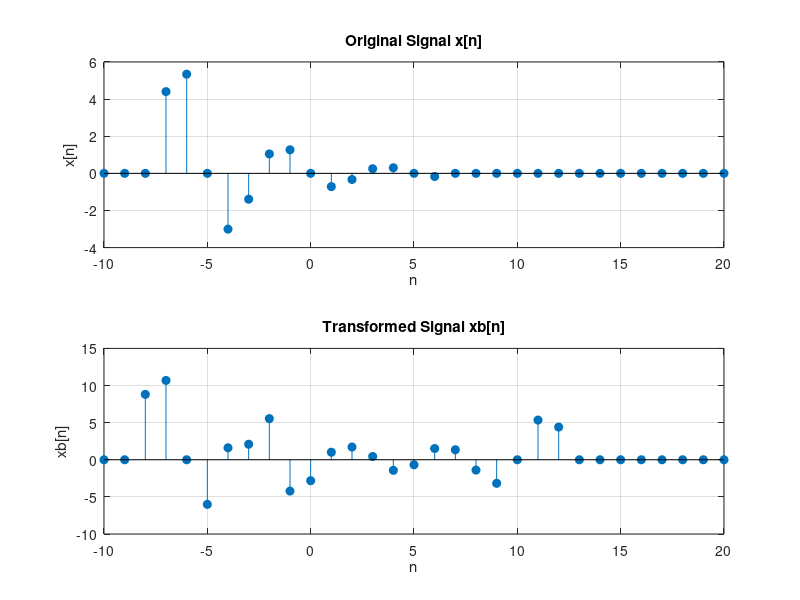

Recreate this plot in MATLAB.
%% Exercise 02

% Anonymous function for unit step
u = @(n) (n >= 0)*1.0;  

% Define range of n
n = -10:20;  

% Define the sampled signal x[n]
x_n = @(n) (0.75.^n) .* sin(2*pi*n/5) .* (u(n - 7) - u(n + 7));

% Plot original signal x[n]
figure;
subplot(2,1,1);
stem(n, x_n(n), 'filled');
title('Original Signal x[n]');
xlabel('n');
ylabel('x[n]');
grid on;

% Define the transformation xb[n] = 2x[n + 1] + x[n - 3] - x[2n] + x[5 - n]

x_b = @(n) 2*x_n(n + 1) + x_n(n - 3) - x_n(2*n) + x_n(5 - n); 

% Plot transformed signal xb[n]
subplot(2,1,2);
stem(n, x_b(n), 'filled');
title('Transformed Signal xb[n]');
xlabel('n');
ylabel('xb[n]');
grid on;

%% Energy and Power Calculation for Transformed Signal xb[n]
energy_xb = sum(abs(x_b(n)).^2);  % Energy of the transformed signal xb[n]
power_xb = 0;                     % Energy signals have null power

% Display the energy and power of the transformed signal
disp(['Energy of xb[n]: ', num2str(energy_xb)]);
disp(['Power of xb[n]: ', num2str(power_xb)]);